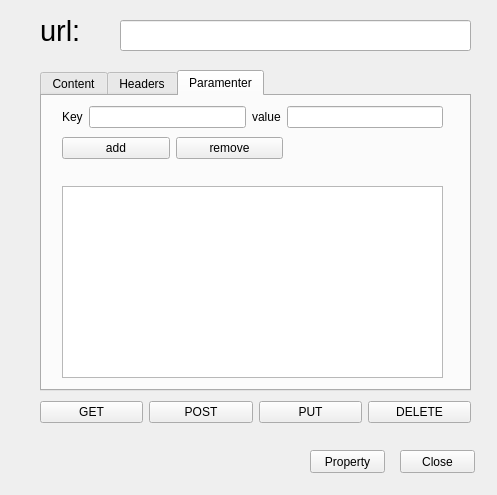
<?xml version="1.0" encoding="UTF-8"?>
<ui version="4.0">
 <class>Form</class>
 <widget class="QWidget" name="Form">
  <property name="geometry">
   <rect>
    <x>0</x>
    <y>0</y>
    <width>497</width>
    <height>495</height>
   </rect>
  </property>
  <property name="windowTitle">
   <string>Form</string>
  </property>
  <widget class="QLabel" name="label">
   <property name="geometry">
    <rect>
     <x>40</x>
     <y>20</y>
     <width>71</width>
     <height>21</height>
    </rect>
   </property>
   <property name="font">
    <font>
     <pointsize>22</pointsize>
    </font>
   </property>
   <property name="text">
    <string>url:</string>
   </property>
  </widget>
  <widget class="QLineEdit" name="urlEdit">
   <property name="geometry">
    <rect>
     <x>120</x>
     <y>20</y>
     <width>351</width>
     <height>31</height>
    </rect>
   </property>
  </widget>
  <widget class="QTabWidget" name="propertyWidget">
   <property name="geometry">
    <rect>
     <x>40</x>
     <y>70</y>
     <width>431</width>
     <height>321</height>
    </rect>
   </property>
   <property name="currentIndex">
    <number>2</number>
   </property>
   <widget class="QWidget" name="tab">
    <attribute name="title">
     <string>Content</string>
    </attribute>
    <widget class="QLabel" name="label_2">
     <property name="geometry">
      <rect>
       <x>20</x>
       <y>20</y>
       <width>71</width>
       <height>21</height>
      </rect>
     </property>
     <property name="font">
      <font>
       <pointsize>22</pointsize>
      </font>
     </property>
     <property name="text">
      <string>file:</string>
     </property>
    </widget>
    <widget class="QLineEdit" name="contentFile">
     <property name="geometry">
      <rect>
       <x>100</x>
       <y>20</y>
       <width>221</width>
       <height>31</height>
      </rect>
     </property>
    </widget>
    <widget class="QPushButton" name="contentFileBrowser">
     <property name="geometry">
      <rect>
       <x>330</x>
       <y>20</y>
       <width>75</width>
       <height>31</height>
      </rect>
     </property>
     <property name="text">
      <string>browser</string>
     </property>
    </widget>
    <widget class="QTextEdit" name="contentContent">
     <property name="geometry">
      <rect>
       <x>100</x>
       <y>70</y>
       <width>301</width>
       <height>211</height>
      </rect>
     </property>
    </widget>
    <widget class="QLabel" name="label_3">
     <property name="geometry">
      <rect>
       <x>10</x>
       <y>140</y>
       <width>111</width>
       <height>21</height>
      </rect>
     </property>
     <property name="font">
      <font>
       <pointsize>22</pointsize>
      </font>
     </property>
     <property name="text">
      <string/>
     </property>
    </widget>
    <widget class="QLabel" name="label_4">
     <property name="geometry">
      <rect>
       <x>20</x>
       <y>140</y>
       <width>71</width>
       <height>21</height>
      </rect>
     </property>
     <property name="font">
      <font>
       <pointsize>22</pointsize>
      </font>
     </property>
     <property name="text">
      <string>Ctt:</string>
     </property>
    </widget>
   </widget>
   <widget class="QWidget" name="tab_2">
    <attribute name="title">
     <string>Headers</string>
    </attribute>
    <widget class="QWidget" name="layoutWidget">
     <property name="geometry">
      <rect>
       <x>20</x>
       <y>10</y>
       <width>381</width>
       <height>22</height>
      </rect>
     </property>
     <layout class="QHBoxLayout" name="horizontalLayout_3">
      <item>
       <widget class="QLabel" name="label_5">
        <property name="text">
         <string>Key</string>
        </property>
       </widget>
      </item>
      <item>
       <widget class="QLineEdit" name="headersKeyEdit"/>
      </item>
      <item>
       <widget class="QLabel" name="label_6">
        <property name="text">
         <string>value</string>
        </property>
       </widget>
      </item>
      <item>
       <widget class="QLineEdit" name="headersValueEdit"/>
      </item>
     </layout>
    </widget>
    <widget class="QTableView" name="headersTabelView">
     <property name="geometry">
      <rect>
       <x>20</x>
       <y>90</y>
       <width>381</width>
       <height>192</height>
      </rect>
     </property>
    </widget>
    <widget class="QWidget" name="">
     <property name="geometry">
      <rect>
       <x>20</x>
       <y>40</y>
       <width>221</width>
       <height>25</height>
      </rect>
     </property>
     <layout class="QHBoxLayout" name="horizontalLayout_4">
      <item>
       <widget class="QPushButton" name="headersAdd">
        <property name="text">
         <string>add</string>
        </property>
       </widget>
      </item>
      <item>
       <widget class="QPushButton" name="headersRemove">
        <property name="text">
         <string>remove</string>
        </property>
       </widget>
      </item>
     </layout>
    </widget>
   </widget>
   <widget class="QWidget" name="tab_3">
    <attribute name="title">
     <string>Paramenter</string>
    </attribute>
    <widget class="QWidget" name="layoutWidget">
     <property name="geometry">
      <rect>
       <x>20</x>
       <y>10</y>
       <width>381</width>
       <height>22</height>
      </rect>
     </property>
     <layout class="QHBoxLayout" name="horizontalLayout_2">
      <item>
       <widget class="QLabel" name="label_8">
        <property name="text">
         <string>Key</string>
        </property>
       </widget>
      </item>
      <item>
       <widget class="QLineEdit" name="paramKeyEidt"/>
      </item>
      <item>
       <widget class="QLabel" name="label_7">
        <property name="text">
         <string>value</string>
        </property>
       </widget>
      </item>
      <item>
       <widget class="QLineEdit" name="paramValueEidt"/>
      </item>
     </layout>
    </widget>
    <widget class="QTableView" name="tableView">
     <property name="geometry">
      <rect>
       <x>20</x>
       <y>90</y>
       <width>381</width>
       <height>192</height>
      </rect>
     </property>
    </widget>
    <widget class="QWidget" name="">
     <property name="geometry">
      <rect>
       <x>20</x>
       <y>40</y>
       <width>221</width>
       <height>25</height>
      </rect>
     </property>
     <layout class="QHBoxLayout" name="horizontalLayout_5">
      <item>
       <widget class="QPushButton" name="paramAdd">
        <property name="text">
         <string>add</string>
        </property>
       </widget>
      </item>
      <item>
       <widget class="QPushButton" name="paramRemove">
        <property name="text">
         <string>remove</string>
        </property>
       </widget>
      </item>
     </layout>
    </widget>
   </widget>
  </widget>
  <widget class="QPushButton" name="propertyButton">
   <property name="geometry">
    <rect>
     <x>310</x>
     <y>450</y>
     <width>75</width>
     <height>23</height>
    </rect>
   </property>
   <property name="text">
    <string>Property</string>
   </property>
  </widget>
  <widget class="QPushButton" name="closeButton">
   <property name="geometry">
    <rect>
     <x>400</x>
     <y>450</y>
     <width>75</width>
     <height>23</height>
    </rect>
   </property>
   <property name="text">
    <string>Close</string>
   </property>
  </widget>
  <widget class="QWidget" name="layoutWidget">
   <property name="geometry">
    <rect>
     <x>40</x>
     <y>400</y>
     <width>431</width>
     <height>25</height>
    </rect>
   </property>
   <layout class="QHBoxLayout" name="horizontalLayout">
    <item>
     <widget class="QPushButton" name="getButton">
      <property name="text">
       <string>GET</string>
      </property>
     </widget>
    </item>
    <item>
     <widget class="QPushButton" name="postButton">
      <property name="text">
       <string>POST</string>
      </property>
     </widget>
    </item>
    <item>
     <widget class="QPushButton" name="putButton">
      <property name="text">
       <string>PUT</string>
      </property>
     </widget>
    </item>
    <item>
     <widget class="QPushButton" name="deleteButton">
      <property name="text">
       <string>DELETE</string>
      </property>
     </widget>
    </item>
   </layout>
  </widget>
 </widget>
 <resources/>
 <connections/>
</ui>
